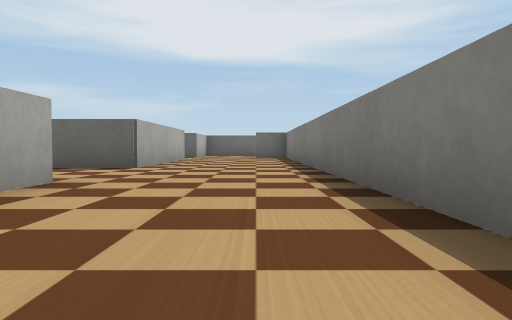
[1] (above)

24 first-person views from a walk through a Webots world. The camera is 0.17 m above the floor, tilts 2° down and sees 70° across. The floor is counted in squares, 0.5 m on a side. Each view is taken from the middle of a square. On the plan, view 1 faces up. The plan holds only what a view shows up to about 9 squares ahead; the rest is blank. Simple shapes and patterns stand in for the simulator's stock objects.

[2]
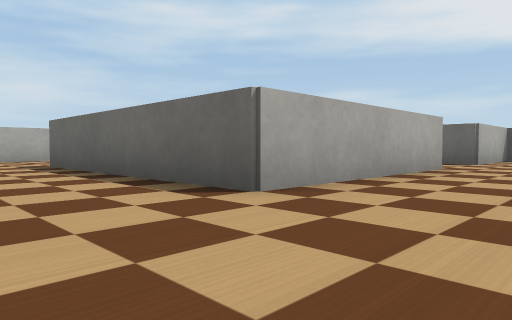

[3]
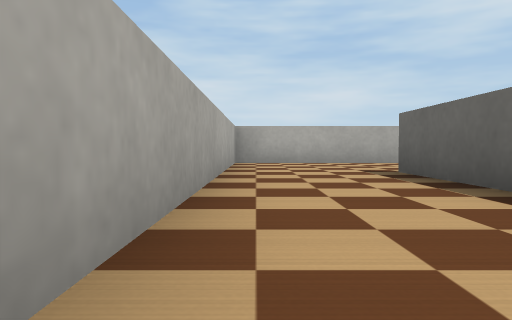

[4]
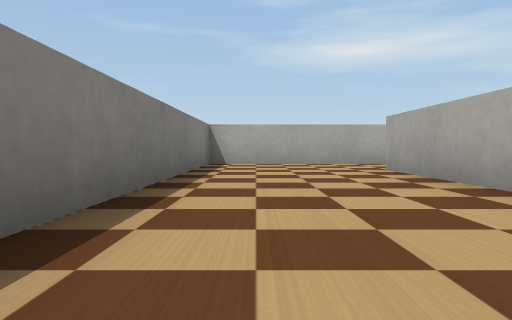

[5]
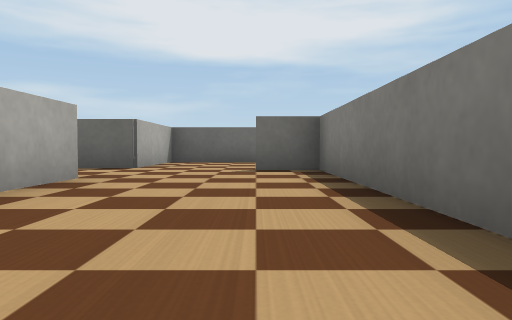

[6]
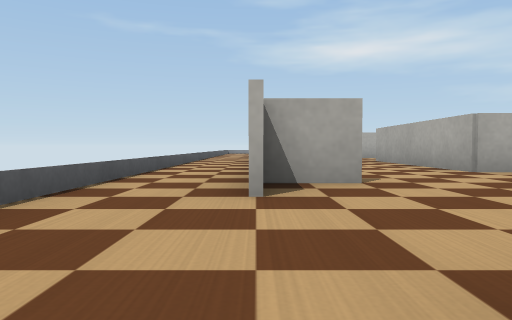

[7]
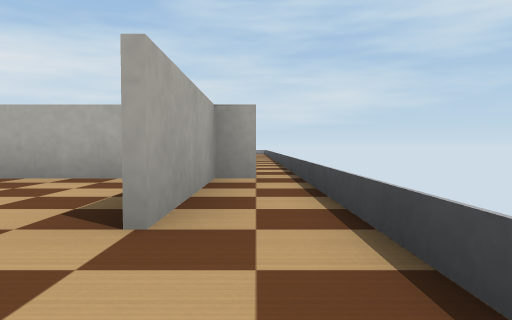

[8]
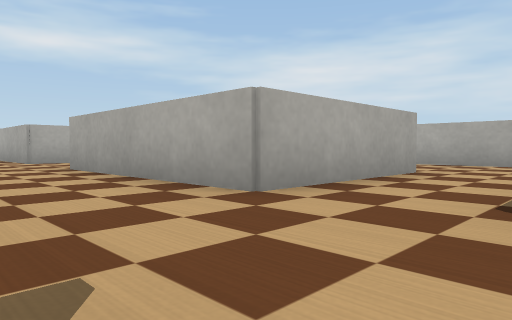

[9]
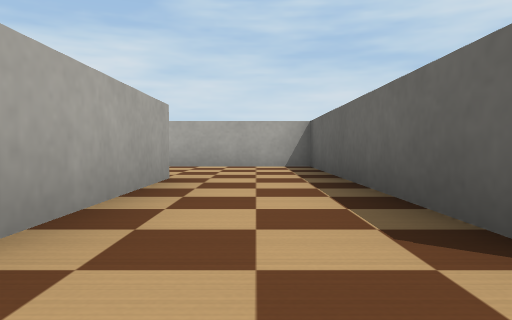

[10]
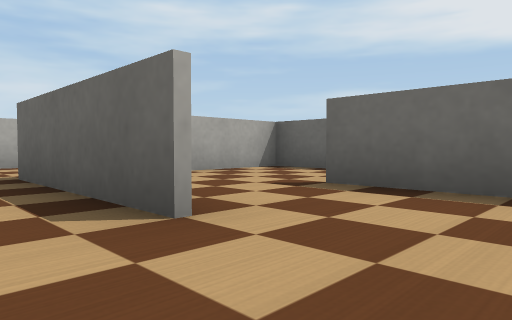

[11]
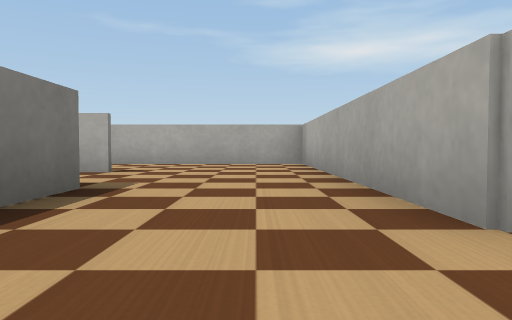

[12]
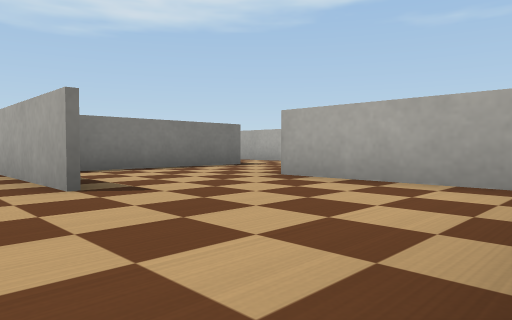

[13]
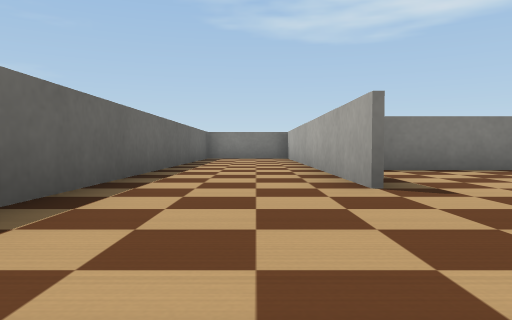

[14]
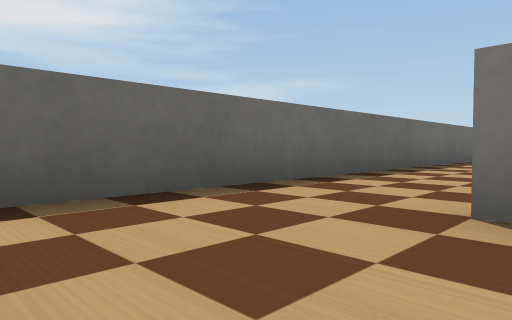

[15]
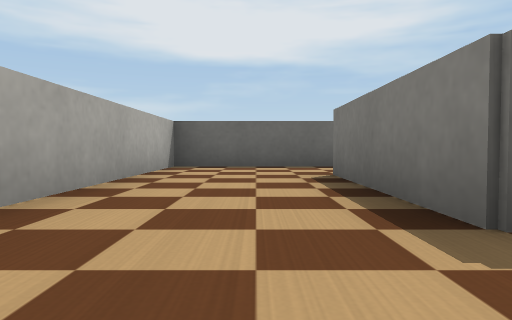

[16]
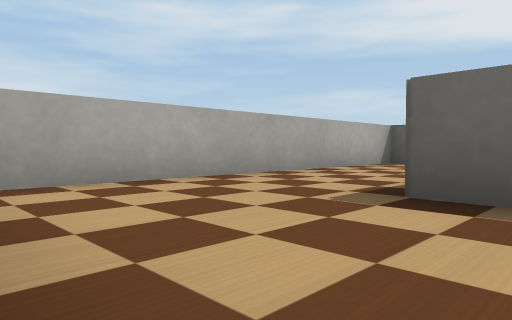

[17]
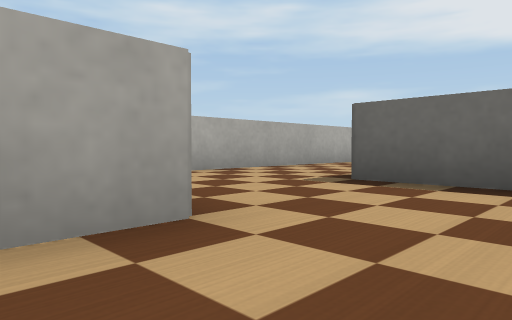

[18]
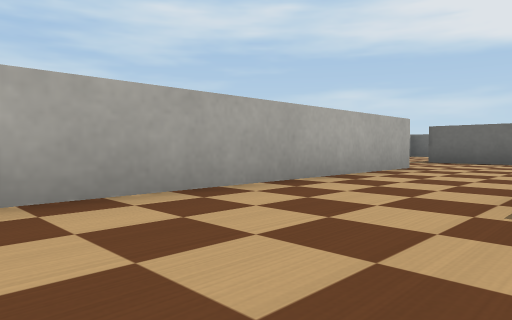

[19]
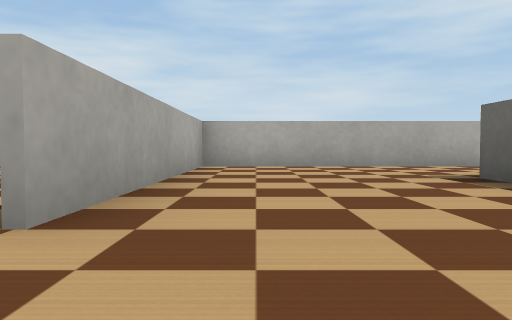

[20]
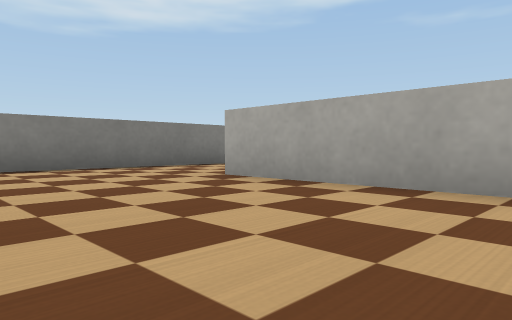

[21]
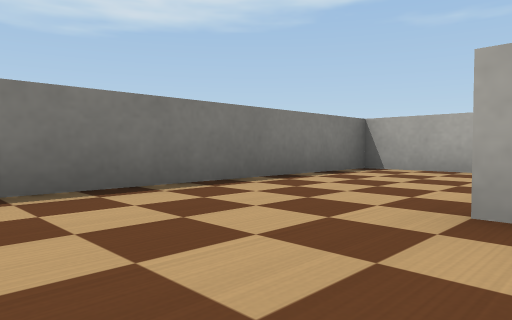

[22]
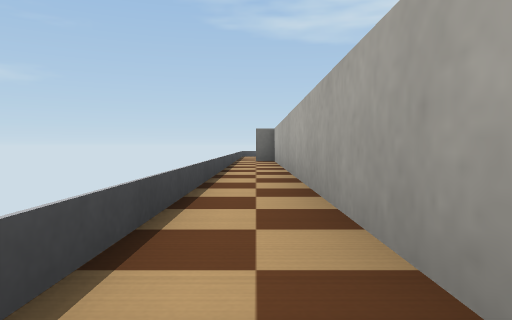

[23]
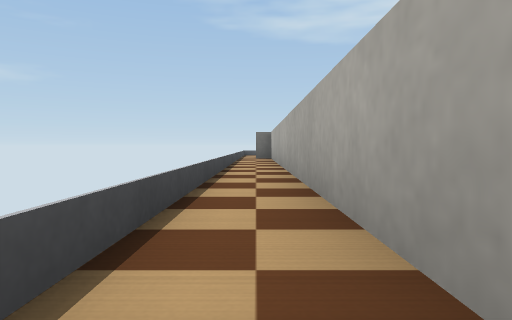

[24]
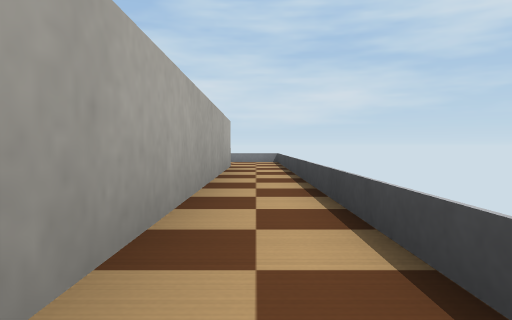

### Floor plan
Key: @ floor where view 1 was taken; # wall or solid block; x gap in a wall; . floor; = window, fence, low wall or low ledge.
Columns run from 18 left of view 1 to 3 right of it. Each row starts with its distance up from view 1.
 16 ====================
 15 =...............x....
 14 = #################..
 13   #.............#....=
 12   #..#...########..#.=
 11   #..#....#........#.=
 10   #..#....#...###..#.=
  9   #..####.#.....#..#.=
  8   #.....#.####..#..#.=
  7      #..#.......#..#.=
  6      #..#...#####..#.=
  5      #..#..........#
  4      #..#..........#
  3      #..#########..#
  2      #.......#  #..#
  1      #.......#  #..#
  0      ######..#  #.@#
 -1          ....#  #..#
 -2            ..#  ...#
 -3            ..#  .. #
 -4            ########

Positions as (right, up) in squares from view 1, and headings:
1: (0, 0), facing up
2: (0, 4), facing up-left
3: (-2, 4), facing left
4: (0, 4), facing down
5: (0, 6), facing up
6: (1, 15), facing down
7: (2, 15), facing left
8: (0, 12), facing down-left
9: (-1, 11), facing left
10: (-3, 7), facing up-left
11: (-9, 11), facing down
12: (-13, 13), facing down-right
13: (-13, 13), facing right
14: (-15, 12), facing up-right
15: (-14, 8), facing up
16: (-12, 7), facing up-left
17: (-11, 6), facing up-left
18: (-10, 1), facing up-left
19: (-6, 1), facing left
20: (-11, 3), facing down-right
21: (-8, 2), facing down-right
22: (-11, 15), facing right
23: (-13, 15), facing right
24: (-9, 15), facing left
